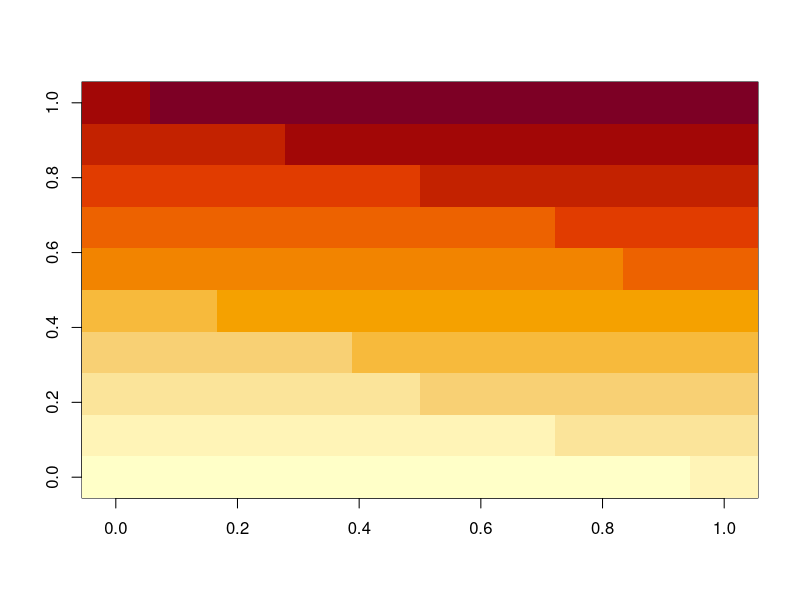
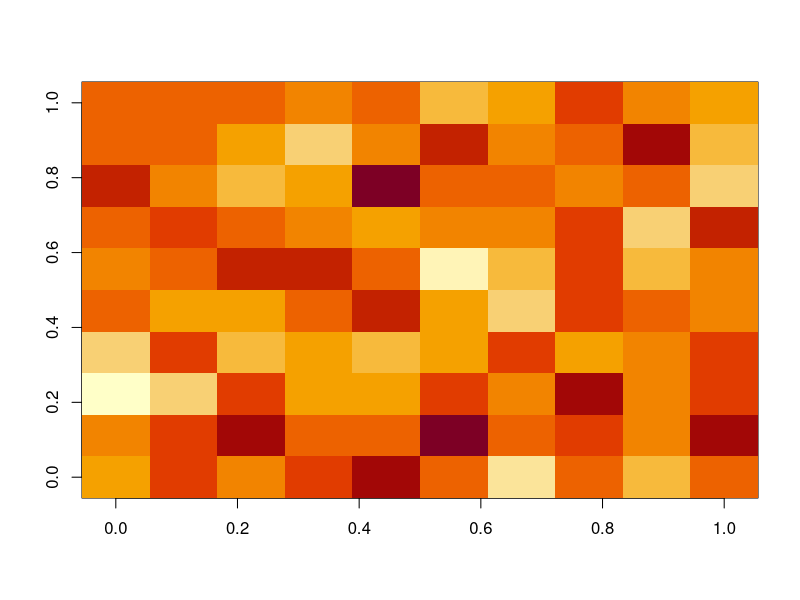

The R source for these figures, in order:
## ---- chunk 1
setClass("A", slots=c(x="matrix", y="numeric"))
setClass("B", slots=c(x="matrix", z="character"))
setClassUnion("AorB", members = c("A","B"))
## ---- chunk 2
setMethod("image", signature=c(x="AorB"),
          definition=function(x) image(x@x))
## ---- chunk 3
instA <- new("A", x=matrix(1:100, ncol=10), y=33)
instB <- new("B", x=matrix(rnorm(100), ncol=10), z="just some text")
image(instA)
image(instB)
